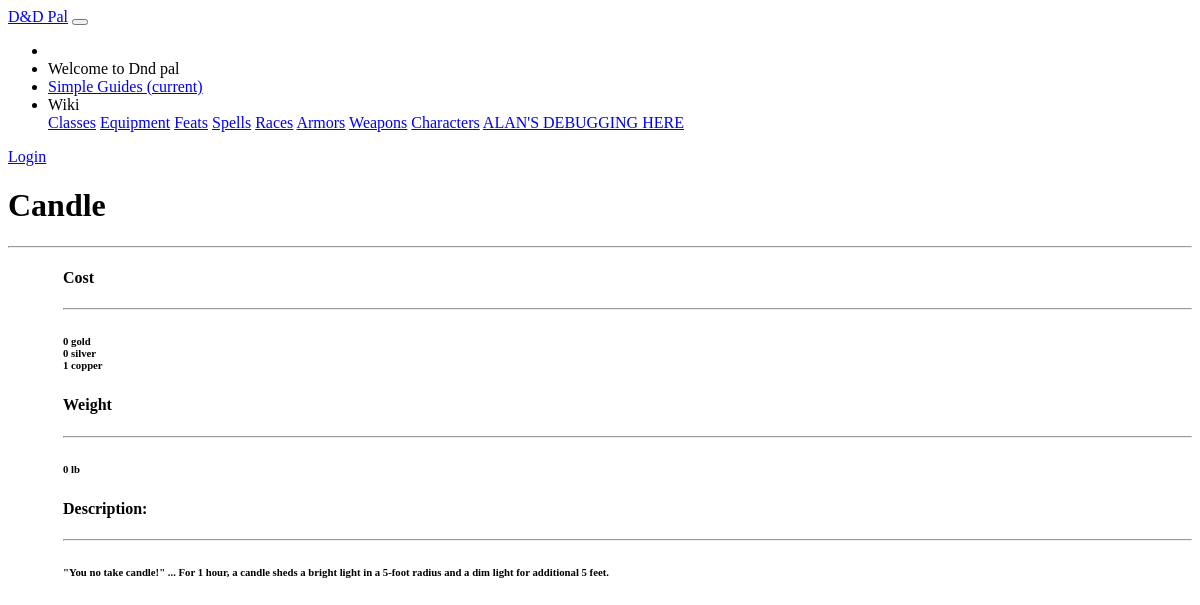
The page /dndpal/equipment/Candle on the database its author committed.
### dndpal/models.py (models this page shows, shortened)
class Equipment(models.Model):
    name = models.CharField(default = '', primary_key = True, max_length = 100, help_text = "Enter the name of the equipment")
    gold = models.IntegerField(default=0, help_text="Enter the gold-price component for this equipment")
    silver = models.IntegerField(default=0, help_text="Enter the silver-price component for this equipment")
    copper = models.IntegerField(default=0, help_text="Enter the copper-price component for this equipment")
    weight = models.SmallIntegerField(default= 0, help_text="Enter the weight for this item in pounds.")
    descrtiption = models.CharField(default = '', max_length = 1000, help_text = "Enter a description of this item.")
    capacity = models.SmallIntegerField(default= 0, help_text = "Enter the amount of this item you have before any uses.")

### dndpal/views.py (the view)
# urls.py: path('equipment/<str:pk>', views.EquipmentDetailView.as_view(), name='equipment-detail'),
class EquipmentDetailView(generic.DetailView):
    model = Equipment

### dndpal/templates/dndpal/equipment_detail.html
{% extends "base_generic.html" %}
{% block content %}
<main role="main" class="container">
    <div class="container card m-4" style="margin-top:10px;">
        <div class="row" style="margin-top: 10px">
            <div class="col-md">
                <h1>{{equipment.name}}</h1>
                <hr>
            </div>
        </div>
        <div class="pb-2" style="margin-left: 55px;">
            <div class="row my-4" style="margin-top: 10px">
                <div class="col-md-2">
                    <h4>Cost</h4>
                    <hr>
                    <div>
                        <h6>{{equipment.gold}} gold<br>
                            {{equipment.silver}} silver<br>
                            {{equipment.copper}} copper<br></h6>
                    </div>
                </div>
            </div>
            <div class="row my-4" style="margin-top: 10px">
                <div class="col-md-2">
                    <h4>Weight</h4>
                    <hr>
                    <div>
                        <h6>{{equipment.weight}} lb</h6>
                    </div>
                </div>
            </div>
            <div class="row my-4" style="margin-top: 10px">
                <div class="col-xl-8">
                    <h4>Description:</h4>
                    <hr>
                    <h6>{{equipment.descrtiption}}</h6>
                </div>
            </div>
        </div>
    </div>
</main>
{% endblock %}

### rows shown on the page
Equipment: name "Candle", gold "0", silver "0", copper "1", weight "0", descrtiption "\"You no take candle!\" ... For 1 hour, a candle sheds a bright light in a 5-foot radius and a dim light for additional 5 feet."
